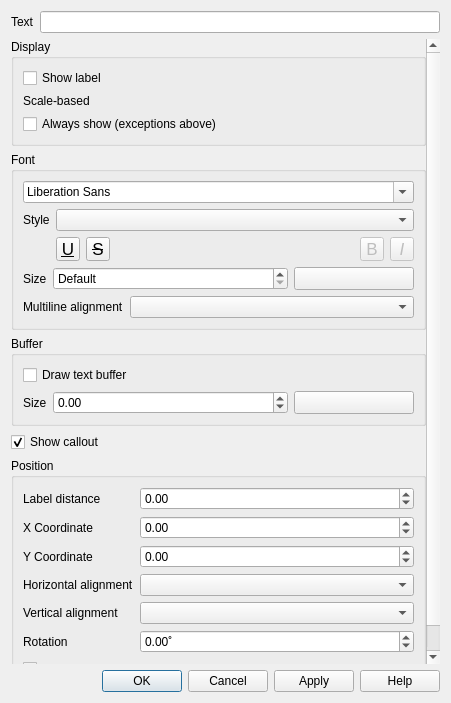
<?xml version="1.0" encoding="UTF-8"?>
<ui version="4.0">
 <class>QgsLabelPropertyDialogBase</class>
 <widget class="QDialog" name="QgsLabelPropertyDialogBase">
  <property name="geometry">
   <rect>
    <x>0</x>
    <y>0</y>
    <width>451</width>
    <height>703</height>
   </rect>
  </property>
  <property name="windowTitle">
   <string>Label Properties</string>
  </property>
  <layout class="QVBoxLayout" name="verticalLayout_2">
   <item>
    <layout class="QHBoxLayout" name="horizontalLayout_3">
     <item>
      <widget class="QLabel" name="mLabelTextLabel">
       <property name="text">
        <string>Text</string>
       </property>
      </widget>
     </item>
     <item>
      <widget class="QLineEdit" name="mLabelTextLineEdit"/>
     </item>
    </layout>
   </item>
   <item>
    <widget class="QgsScrollArea" name="scrollArea">
     <property name="frameShape">
      <enum>QFrame::NoFrame</enum>
     </property>
     <property name="widgetResizable">
      <bool>true</bool>
     </property>
     <widget class="QWidget" name="scrollAreaWidgetContents">
      <property name="geometry">
       <rect>
        <x>0</x>
        <y>0</y>
        <width>419</width>
        <height>731</height>
       </rect>
      </property>
      <layout class="QVBoxLayout" name="mLabelPropertiesLayout">
       <property name="leftMargin">
        <number>0</number>
       </property>
       <property name="topMargin">
        <number>0</number>
       </property>
       <property name="rightMargin">
        <number>0</number>
       </property>
       <property name="bottomMargin">
        <number>0</number>
       </property>
       <item>
        <widget class="QgsCollapsibleGroupBox" name="mDisplayGroupBox">
         <property name="title">
          <string>Display</string>
         </property>
         <layout class="QGridLayout" name="gridLayout_5">
          <item row="2" column="0">
           <layout class="QHBoxLayout" name="horizontalLayout_5">
            <item>
             <widget class="QLabel" name="label">
              <property name="sizePolicy">
               <sizepolicy hsizetype="Maximum" vsizetype="Preferred">
                <horstretch>0</horstretch>
                <verstretch>0</verstretch>
               </sizepolicy>
              </property>
              <property name="text">
               <string>Scale-based</string>
              </property>
             </widget>
            </item>
            <item>
             <widget class="QgsScaleWidget" name="mMinScaleWidget" native="true">
              <property name="focusPolicy">
               <enum>Qt::StrongFocus</enum>
              </property>
              <property name="toolTip">
               <string>Minimum scale, i.e. most &quot;zoomed out&quot;.</string>
              </property>
             </widget>
            </item>
            <item>
             <widget class="QgsScaleWidget" name="mMaxScaleWidget" native="true">
              <property name="focusPolicy">
               <enum>Qt::StrongFocus</enum>
              </property>
              <property name="toolTip">
               <string>Minimum scale, i.e. most &quot;zoomed out&quot;.</string>
              </property>
             </widget>
            </item>
           </layout>
          </item>
          <item row="0" column="0">
           <widget class="QCheckBox" name="mShowLabelChkbx">
            <property name="text">
             <string>Show label</string>
            </property>
           </widget>
          </item>
          <item row="3" column="0">
           <widget class="QCheckBox" name="mAlwaysShowChkbx">
            <property name="toolTip">
             <string>Ignores priority and permits collisions/overlaps</string>
            </property>
            <property name="text">
             <string>Always show (exceptions above)</string>
            </property>
           </widget>
          </item>
         </layout>
        </widget>
       </item>
       <item>
        <widget class="QgsCollapsibleGroupBox" name="mFontGroupBox">
         <property name="title">
          <string>Font</string>
         </property>
         <layout class="QGridLayout" name="gridLayout">
          <item row="0" column="0" colspan="3">
           <widget class="QFontComboBox" name="mFontFamilyCmbBx"/>
          </item>
          <item row="1" column="0">
           <widget class="QLabel" name="label_3">
            <property name="sizePolicy">
             <sizepolicy hsizetype="Maximum" vsizetype="Preferred">
              <horstretch>0</horstretch>
              <verstretch>0</verstretch>
             </sizepolicy>
            </property>
            <property name="text">
             <string>Style</string>
            </property>
           </widget>
          </item>
          <item row="2" column="1" colspan="2">
           <layout class="QHBoxLayout" name="horizontalLayout_4">
            <item>
             <widget class="QToolButton" name="mFontUnderlineBtn">
              <property name="enabled">
               <bool>true</bool>
              </property>
              <property name="minimumSize">
               <size>
                <width>24</width>
                <height>24</height>
               </size>
              </property>
              <property name="maximumSize">
               <size>
                <width>24</width>
                <height>24</height>
               </size>
              </property>
              <property name="font">
               <font>
                <pointsize>13</pointsize>
                <underline>true</underline>
               </font>
              </property>
              <property name="toolTip">
               <string>Underlined text</string>
              </property>
              <property name="text">
               <string>U</string>
              </property>
              <property name="checkable">
               <bool>true</bool>
              </property>
             </widget>
            </item>
            <item>
             <widget class="QToolButton" name="mFontStrikethroughBtn">
              <property name="enabled">
               <bool>true</bool>
              </property>
              <property name="minimumSize">
               <size>
                <width>24</width>
                <height>24</height>
               </size>
              </property>
              <property name="maximumSize">
               <size>
                <width>24</width>
                <height>24</height>
               </size>
              </property>
              <property name="font">
               <font>
                <pointsize>13</pointsize>
                <strikeout>true</strikeout>
               </font>
              </property>
              <property name="toolTip">
               <string>Strikeout text</string>
              </property>
              <property name="text">
               <string>S</string>
              </property>
              <property name="checkable">
               <bool>true</bool>
              </property>
             </widget>
            </item>
            <item>
             <spacer name="horizontalSpacer">
              <property name="orientation">
               <enum>Qt::Horizontal</enum>
              </property>
              <property name="sizeHint" stdset="0">
               <size>
                <width>0</width>
                <height>20</height>
               </size>
              </property>
             </spacer>
            </item>
            <item>
             <widget class="QToolButton" name="mFontBoldBtn">
              <property name="enabled">
               <bool>false</bool>
              </property>
              <property name="minimumSize">
               <size>
                <width>24</width>
                <height>24</height>
               </size>
              </property>
              <property name="maximumSize">
               <size>
                <width>24</width>
                <height>24</height>
               </size>
              </property>
              <property name="font">
               <font>
                <pointsize>13</pointsize>
               </font>
              </property>
              <property name="toolTip">
               <string>Bold text
(data defined only, overrides Style)</string>
              </property>
              <property name="text">
               <string>B</string>
              </property>
              <property name="checkable">
               <bool>true</bool>
              </property>
             </widget>
            </item>
            <item>
             <widget class="QToolButton" name="mFontItalicBtn">
              <property name="enabled">
               <bool>false</bool>
              </property>
              <property name="minimumSize">
               <size>
                <width>24</width>
                <height>24</height>
               </size>
              </property>
              <property name="maximumSize">
               <size>
                <width>24</width>
                <height>24</height>
               </size>
              </property>
              <property name="font">
               <font>
                <pointsize>13</pointsize>
                <italic>true</italic>
               </font>
              </property>
              <property name="toolTip">
               <string>Italic text
(data defined only, overrides Style)</string>
              </property>
              <property name="text">
               <string>I</string>
              </property>
              <property name="checkable">
               <bool>true</bool>
              </property>
             </widget>
            </item>
           </layout>
          </item>
          <item row="3" column="0" colspan="2">
           <layout class="QHBoxLayout" name="horizontalLayout">
            <item>
             <widget class="QLabel" name="mFontSizeLabel">
              <property name="sizePolicy">
               <sizepolicy hsizetype="Maximum" vsizetype="Preferred">
                <horstretch>0</horstretch>
                <verstretch>0</verstretch>
               </sizepolicy>
              </property>
              <property name="text">
               <string>Size</string>
              </property>
             </widget>
            </item>
            <item>
             <widget class="QgsDoubleSpinBox" name="mFontSizeSpinBox">
              <property name="specialValueText">
               <string>Default</string>
              </property>
              <property name="minimum">
               <double>0.000000000000000</double>
              </property>
              <property name="maximum">
               <double>999999.000000000000000</double>
              </property>
              <property name="value">
               <double>0.000000000000000</double>
              </property>
              <property name="showClearButton" stdset="0">
               <bool>true</bool>
              </property>
             </widget>
            </item>
           </layout>
          </item>
          <item row="3" column="2">
           <widget class="QgsColorButton" name="mFontColorButton">
            <property name="sizePolicy">
             <sizepolicy hsizetype="Fixed" vsizetype="Fixed">
              <horstretch>0</horstretch>
              <verstretch>0</verstretch>
             </sizepolicy>
            </property>
            <property name="minimumSize">
             <size>
              <width>120</width>
              <height>0</height>
             </size>
            </property>
            <property name="maximumSize">
             <size>
              <width>120</width>
              <height>16777215</height>
             </size>
            </property>
            <property name="text">
             <string/>
            </property>
           </widget>
          </item>
          <item row="4" column="0" colspan="3">
           <layout class="QHBoxLayout" name="horizontalLayout_22">
            <item>
             <widget class="QLabel" name="mMultiLineAlignLabel">
              <property name="sizePolicy">
               <sizepolicy hsizetype="Maximum" vsizetype="Preferred">
                <horstretch>0</horstretch>
                <verstretch>0</verstretch>
               </sizepolicy>
              </property>
              <property name="text">
               <string>Multiline alignment</string>
              </property>
             </widget>
            </item>
            <item>
             <widget class="QComboBox" name="mMultiLineAlignComboBox"/>
            </item>
           </layout>
          </item>
          <item row="1" column="1" colspan="2">
           <widget class="QComboBox" name="mFontStyleCmbBx">
            <property name="toolTip">
             <string>Available typeface styles</string>
            </property>
           </widget>
          </item>
         </layout>
        </widget>
       </item>
       <item>
        <widget class="QgsCollapsibleGroupBox" name="mBufferGroupBox">
         <property name="title">
          <string>Buffer</string>
         </property>
         <property name="checkable">
          <bool>false</bool>
         </property>
         <property name="checked">
          <bool>false</bool>
         </property>
         <layout class="QGridLayout" name="gridLayout_2">
          <item row="1" column="0">
           <layout class="QHBoxLayout" name="horizontalLayout_2">
            <item>
             <widget class="QLabel" name="mBufferSizeLabel">
              <property name="sizePolicy">
               <sizepolicy hsizetype="Maximum" vsizetype="Preferred">
                <horstretch>0</horstretch>
                <verstretch>0</verstretch>
               </sizepolicy>
              </property>
              <property name="text">
               <string>Size</string>
              </property>
             </widget>
            </item>
            <item>
             <widget class="QgsDoubleSpinBox" name="mBufferSizeSpinBox">
              <property name="minimum">
               <double>-1.000000000000000</double>
              </property>
              <property name="maximum">
               <double>999999.000000000000000</double>
              </property>
              <property name="showClearButton" stdset="0">
               <bool>true</bool>
              </property>
             </widget>
            </item>
           </layout>
          </item>
          <item row="1" column="1">
           <widget class="QgsColorButton" name="mBufferColorButton">
            <property name="sizePolicy">
             <sizepolicy hsizetype="Fixed" vsizetype="Fixed">
              <horstretch>0</horstretch>
              <verstretch>0</verstretch>
             </sizepolicy>
            </property>
            <property name="minimumSize">
             <size>
              <width>120</width>
              <height>0</height>
             </size>
            </property>
            <property name="maximumSize">
             <size>
              <width>120</width>
              <height>16777215</height>
             </size>
            </property>
            <property name="text">
             <string/>
            </property>
           </widget>
          </item>
          <item row="0" column="0">
           <widget class="QCheckBox" name="mBufferDrawChkbx">
            <property name="text">
             <string>Draw text buffer</string>
            </property>
           </widget>
          </item>
         </layout>
        </widget>
       </item>
       <item>
        <widget class="QCheckBox" name="mShowCalloutChkbx">
         <property name="text">
          <string>Show callout</string>
         </property>
         <property name="checked">
          <bool>true</bool>
         </property>
        </widget>
       </item>
       <item>
        <widget class="QgsCollapsibleGroupBox" name="mPositionGroupBlox">
         <property name="title">
          <string>Position</string>
         </property>
         <layout class="QGridLayout" name="gridLayout_3">
          <item row="0" column="1">
           <widget class="QgsDoubleSpinBox" name="mLabelDistanceSpinBox">
            <property name="specialValueText">
             <string>Default</string>
            </property>
            <property name="minimum">
             <double>-1.000000000000000</double>
            </property>
            <property name="maximum">
             <double>999999.000000000000000</double>
            </property>
            <property name="showClearButton" stdset="0">
             <bool>true</bool>
            </property>
           </widget>
          </item>
          <item row="1" column="1">
           <widget class="QgsDoubleSpinBox" name="mXCoordSpinBox">
            <property name="specialValueText">
             <string>Default</string>
            </property>
            <property name="minimum">
             <double>-999999999.000000000000000</double>
            </property>
            <property name="maximum">
             <double>999999999.000000000000000</double>
            </property>
            <property name="showClearButton" stdset="0">
             <bool>true</bool>
            </property>
           </widget>
          </item>
          <item row="4" column="1">
           <widget class="QComboBox" name="mValiComboBox"/>
          </item>
          <item row="0" column="0">
           <widget class="QLabel" name="mLabelDistanceLabel">
            <property name="sizePolicy">
             <sizepolicy hsizetype="Maximum" vsizetype="Preferred">
              <horstretch>0</horstretch>
              <verstretch>0</verstretch>
             </sizepolicy>
            </property>
            <property name="text">
             <string>Label distance</string>
            </property>
           </widget>
          </item>
          <item row="2" column="1">
           <widget class="QgsDoubleSpinBox" name="mYCoordSpinBox">
            <property name="specialValueText">
             <string>Default</string>
            </property>
            <property name="minimum">
             <double>-999999999.000000000000000</double>
            </property>
            <property name="maximum">
             <double>999999999.000000000000000</double>
            </property>
            <property name="showClearButton" stdset="0">
             <bool>true</bool>
            </property>
           </widget>
          </item>
          <item row="3" column="1">
           <widget class="QComboBox" name="mHaliComboBox"/>
          </item>
          <item row="4" column="0">
           <widget class="QLabel" name="mValiLabel">
            <property name="sizePolicy">
             <sizepolicy hsizetype="Maximum" vsizetype="Preferred">
              <horstretch>0</horstretch>
              <verstretch>0</verstretch>
             </sizepolicy>
            </property>
            <property name="text">
             <string>Vertical alignment</string>
            </property>
           </widget>
          </item>
          <item row="1" column="0">
           <widget class="QLabel" name="mXCoordLabel">
            <property name="sizePolicy">
             <sizepolicy hsizetype="Maximum" vsizetype="Preferred">
              <horstretch>0</horstretch>
              <verstretch>0</verstretch>
             </sizepolicy>
            </property>
            <property name="text">
             <string>X Coordinate</string>
            </property>
           </widget>
          </item>
          <item row="2" column="0">
           <widget class="QLabel" name="mYCoordLabel">
            <property name="sizePolicy">
             <sizepolicy hsizetype="Maximum" vsizetype="Preferred">
              <horstretch>0</horstretch>
              <verstretch>0</verstretch>
             </sizepolicy>
            </property>
            <property name="text">
             <string>Y Coordinate</string>
            </property>
           </widget>
          </item>
          <item row="5" column="0">
           <widget class="QLabel" name="mRotationLabel">
            <property name="sizePolicy">
             <sizepolicy hsizetype="Maximum" vsizetype="Preferred">
              <horstretch>0</horstretch>
              <verstretch>0</verstretch>
             </sizepolicy>
            </property>
            <property name="text">
             <string>Rotation</string>
            </property>
           </widget>
          </item>
          <item row="3" column="0">
           <widget class="QLabel" name="mHaliLabel">
            <property name="sizePolicy">
             <sizepolicy hsizetype="Maximum" vsizetype="Preferred">
              <horstretch>0</horstretch>
              <verstretch>0</verstretch>
             </sizepolicy>
            </property>
            <property name="text">
             <string>Horizontal alignment</string>
            </property>
           </widget>
          </item>
          <item row="5" column="1">
           <widget class="QgsDoubleSpinBox" name="mRotationSpinBox">
            <property name="wrapping">
             <bool>true</bool>
            </property>
            <property name="specialValueText">
             <string>Default</string>
            </property>
            <property name="suffix">
             <string>˚</string>
            </property>
            <property name="minimum">
             <double>-360.000000000000000</double>
            </property>
            <property name="maximum">
             <double>360.000000000000000</double>
            </property>
            <property name="showClearButton" stdset="0">
             <bool>true</bool>
            </property>
           </widget>
          </item>
          <item row="6" column="0" colspan="2">
           <widget class="QCheckBox" name="mLabelAllPartsCheckBox">
            <property name="text">
             <string>Label every part of feature</string>
            </property>
            <property name="checked">
             <bool>false</bool>
            </property>
           </widget>
          </item>
         </layout>
        </widget>
       </item>
       <item>
        <spacer name="verticalSpacer">
         <property name="orientation">
          <enum>Qt::Vertical</enum>
         </property>
         <property name="sizeHint" stdset="0">
          <size>
           <width>20</width>
           <height>40</height>
          </size>
         </property>
        </spacer>
       </item>
      </layout>
     </widget>
    </widget>
   </item>
   <item>
    <widget class="QDialogButtonBox" name="buttonBox">
     <property name="orientation">
      <enum>Qt::Horizontal</enum>
     </property>
     <property name="standardButtons">
      <set>QDialogButtonBox::Apply|QDialogButtonBox::Cancel|QDialogButtonBox::Help|QDialogButtonBox::Ok</set>
     </property>
    </widget>
   </item>
  </layout>
 </widget>
 <customwidgets>
  <customwidget>
   <class>QgsCollapsibleGroupBox</class>
   <extends>QGroupBox</extends>
   <header>qgscollapsiblegroupbox.h</header>
   <container>1</container>
  </customwidget>
  <customwidget>
   <class>QgsDoubleSpinBox</class>
   <extends>QDoubleSpinBox</extends>
   <header>qgsdoublespinbox.h</header>
  </customwidget>
  <customwidget>
   <class>QgsScrollArea</class>
   <extends>QScrollArea</extends>
   <header>qgsscrollarea.h</header>
   <container>1</container>
  </customwidget>
  <customwidget>
   <class>QgsScaleWidget</class>
   <extends>QWidget</extends>
   <header>qgsscalewidget.h</header>
  </customwidget>
  <customwidget>
   <class>QgsColorButton</class>
   <extends>QToolButton</extends>
   <header>qgscolorbutton.h</header>
   <container>1</container>
  </customwidget>
 </customwidgets>
 <tabstops>
  <tabstop>mLabelTextLineEdit</tabstop>
  <tabstop>scrollArea</tabstop>
  <tabstop>mShowLabelChkbx</tabstop>
  <tabstop>mMinScaleWidget</tabstop>
  <tabstop>mMaxScaleWidget</tabstop>
  <tabstop>mAlwaysShowChkbx</tabstop>
  <tabstop>mFontFamilyCmbBx</tabstop>
  <tabstop>mFontStyleCmbBx</tabstop>
  <tabstop>mFontUnderlineBtn</tabstop>
  <tabstop>mFontStrikethroughBtn</tabstop>
  <tabstop>mFontBoldBtn</tabstop>
  <tabstop>mFontItalicBtn</tabstop>
  <tabstop>mFontSizeSpinBox</tabstop>
  <tabstop>mFontColorButton</tabstop>
  <tabstop>mMultiLineAlignComboBox</tabstop>
  <tabstop>mBufferDrawChkbx</tabstop>
  <tabstop>mBufferSizeSpinBox</tabstop>
  <tabstop>mBufferColorButton</tabstop>
  <tabstop>mShowCalloutChkbx</tabstop>
  <tabstop>mLabelDistanceSpinBox</tabstop>
  <tabstop>mXCoordSpinBox</tabstop>
  <tabstop>mYCoordSpinBox</tabstop>
  <tabstop>mHaliComboBox</tabstop>
  <tabstop>mValiComboBox</tabstop>
  <tabstop>mRotationSpinBox</tabstop>
  <tabstop>mLabelAllPartsCheckBox</tabstop>
 </tabstops>
 <resources/>
 <connections>
  <connection>
   <sender>buttonBox</sender>
   <signal>accepted()</signal>
   <receiver>QgsLabelPropertyDialogBase</receiver>
   <slot>accept()</slot>
   <hints>
    <hint type="sourcelabel">
     <x>260</x>
     <y>565</y>
    </hint>
    <hint type="destinationlabel">
     <x>157</x>
     <y>274</y>
    </hint>
   </hints>
  </connection>
  <connection>
   <sender>buttonBox</sender>
   <signal>rejected()</signal>
   <receiver>QgsLabelPropertyDialogBase</receiver>
   <slot>reject()</slot>
   <hints>
    <hint type="sourcelabel">
     <x>328</x>
     <y>565</y>
    </hint>
    <hint type="destinationlabel">
     <x>286</x>
     <y>274</y>
    </hint>
   </hints>
  </connection>
 </connections>
</ui>
